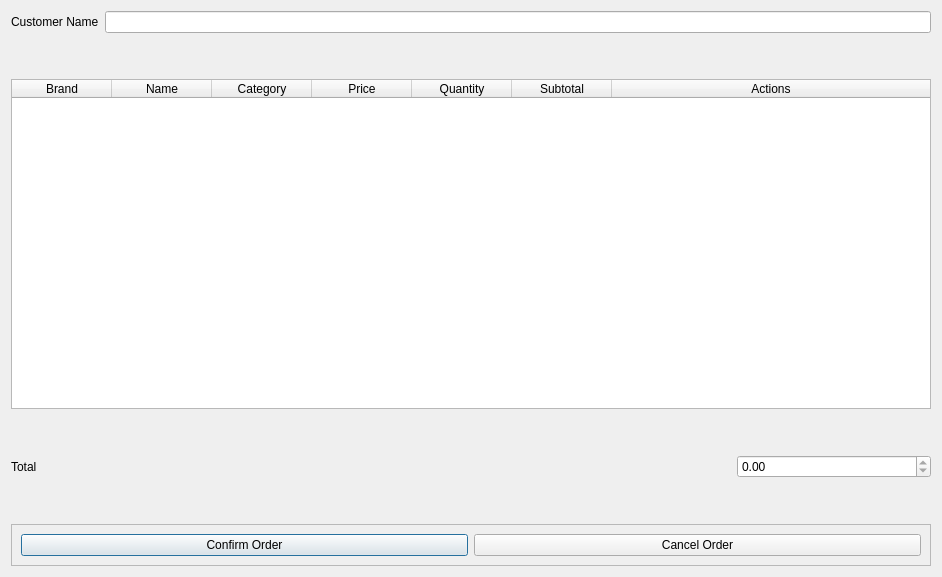
<?xml version="1.0" encoding="UTF-8"?>
<ui version="4.0">
 <class>OrderDialog</class>
 <widget class="QDialog" name="OrderDialog">
  <property name="geometry">
   <rect>
    <x>0</x>
    <y>0</y>
    <width>942</width>
    <height>577</height>
   </rect>
  </property>
  <property name="windowTitle">
   <string>Ongoing Orders</string>
  </property>
  <layout class="QVBoxLayout" name="verticalLayout">
   <item>
    <layout class="QFormLayout" name="formLayout">
     <item row="0" column="0">
      <widget class="QLabel" name="label">
       <property name="text">
        <string>Customer Name</string>
       </property>
      </widget>
     </item>
     <item row="0" column="1">
      <widget class="QLineEdit" name="customerName"/>
     </item>
    </layout>
   </item>
   <item>
    <spacer name="verticalSpacer_2">
     <property name="orientation">
      <enum>Qt::Vertical</enum>
     </property>
     <property name="sizeType">
      <enum>QSizePolicy::Fixed</enum>
     </property>
     <property name="sizeHint" stdset="0">
      <size>
       <width>20</width>
       <height>40</height>
      </size>
     </property>
    </spacer>
   </item>
   <item>
    <widget class="QTableWidget" name="cartTable">
     <property name="editTriggers">
      <set>QAbstractItemView::NoEditTriggers</set>
     </property>
     <attribute name="horizontalHeaderDefaultSectionSize">
      <number>100</number>
     </attribute>
     <attribute name="horizontalHeaderStretchLastSection">
      <bool>true</bool>
     </attribute>
     <attribute name="verticalHeaderVisible">
      <bool>false</bool>
     </attribute>
     <column>
      <property name="text">
       <string>Brand</string>
      </property>
     </column>
     <column>
      <property name="text">
       <string>Name</string>
      </property>
     </column>
     <column>
      <property name="text">
       <string>Category</string>
      </property>
     </column>
     <column>
      <property name="text">
       <string>Price</string>
      </property>
     </column>
     <column>
      <property name="text">
       <string>Quantity</string>
      </property>
     </column>
     <column>
      <property name="text">
       <string>Subtotal</string>
      </property>
     </column>
     <column>
      <property name="text">
       <string>Actions</string>
      </property>
     </column>
    </widget>
   </item>
   <item>
    <spacer name="verticalSpacer">
     <property name="orientation">
      <enum>Qt::Vertical</enum>
     </property>
     <property name="sizeType">
      <enum>QSizePolicy::Fixed</enum>
     </property>
     <property name="sizeHint" stdset="0">
      <size>
       <width>20</width>
       <height>40</height>
      </size>
     </property>
    </spacer>
   </item>
   <item>
    <layout class="QFormLayout" name="formLayout_2">
     <property name="horizontalSpacing">
      <number>700</number>
     </property>
     <item row="0" column="0">
      <widget class="QLabel" name="label_2">
       <property name="text">
        <string>Total</string>
       </property>
      </widget>
     </item>
     <item row="0" column="1">
      <widget class="QDoubleSpinBox" name="total">
       <property name="readOnly">
        <bool>true</bool>
       </property>
       <property name="maximum">
        <double>99999.990000000005239</double>
       </property>
      </widget>
     </item>
    </layout>
   </item>
   <item>
    <spacer name="verticalSpacer_3">
     <property name="orientation">
      <enum>Qt::Vertical</enum>
     </property>
     <property name="sizeType">
      <enum>QSizePolicy::Fixed</enum>
     </property>
     <property name="sizeHint" stdset="0">
      <size>
       <width>20</width>
       <height>40</height>
      </size>
     </property>
    </spacer>
   </item>
   <item>
    <widget class="QFrame" name="frame">
     <property name="frameShape">
      <enum>QFrame::StyledPanel</enum>
     </property>
     <property name="frameShadow">
      <enum>QFrame::Raised</enum>
     </property>
     <layout class="QHBoxLayout" name="horizontalLayout">
      <item>
       <widget class="QPushButton" name="confirmOrder">
        <property name="text">
         <string>Confirm Order</string>
        </property>
       </widget>
      </item>
      <item>
       <widget class="QPushButton" name="cancelOrder">
        <property name="text">
         <string>Cancel Order</string>
        </property>
       </widget>
      </item>
     </layout>
    </widget>
   </item>
  </layout>
 </widget>
 <resources/>
 <connections/>
</ui>
